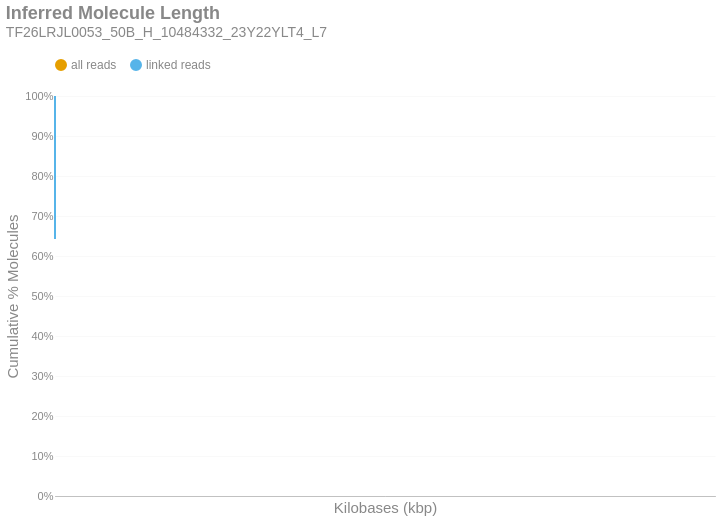

This figure's notebook cell:
### Markdown cell above
### Inferred Molecule Length
This is the cumulative frequency distribution of molecule lengths inferred from the first and last alignment positions along a contig for all alignments associated with a single linked-read barcode on a given contig.There are two distributions: one with `all` the alignments (yellow) and another with only `linked reads` (blue). The percent of molecules in the `linked reads` distribution is relative to the total number of linked molecules.

### Code cell
if SKIPLR:
    print_html(f"Skipped")
else:
    binned_df = consolidated_hist(valids['length_inferred']/1000, mask, 10, True)
    binned_df = binned_df.with_columns(
        pl.when(pl.col('bin').cast(pl.Utf8) == '0').then(pl.lit('1')).otherwise(pl.col('bin').cast(pl.Utf8)).alias('bin')
    )
    with SafeRender(binned_df):
        (
            density_plot(binned_df, 'Inferred Molecule Length', samplename, 'inferredlen')
            .transform_calculate(bin_kb='datum.bin / 1000')
            .encode(
                x=alt.X('bin_kb:Q', title="Kilobases (kbp)").scale(type='log', padding=0).axis(labelAngle=-40),
                y=alt.Y('value:Q', title='Cumulative % Molecules')
                    .axis(format='%')
                    .stack(False)
                    .scale(domainMin=0, domainMax=1,padding=0),
                color=alt.Color("key:N").scale(domain = ["all reads", "linked reads"]),
                tooltip = [
                    alt.Tooltip("key:N", title = "Data Type"),
                    alt.Tooltip("range_label:N", title="Kilobases"),
                    alt.Tooltip("value:Q", format = ".2%", title="% Molecules (Cum.)")
                ]
            )
        ).display()

### Figure 1 — Vega-Lite specification as saved in the notebook (floating-point values rounded to 4 significant figures)
{"width": "container", "height": 400, "config": {"title": {"anchor": "start", "dy": -15, "fontSize": 18, "color": "#888888", "subtitleColor": "#888888", "subtitleFontSize": 14}, "arc": {"fill": "#0072B2"}, "axis": {"domainColor": "#888888", "domainWidth": 0.5, "gridWidth": 0.2, "grid": false, "titleFontWeight": 400, "titleFontSize": 15, "labelFontSize": 11, "labelColor": "#888888", "tickColor": "#888888", "tickWidth": 0.2, "titleColor": "#888888"}, "axisBand": {"grid": false}, "axisX": {"grid": true, "tickSize": 10, "domainCap": "round"}, "axisY": {"domain": false, "grid": true, "tickSize": 0, "domainCap": "round"}, "background": "transparent", "header": {"labelFontSize": 15, "labelColor": "#888888", "titleFontSize": 15, "titleFontWeight": 600, "titleColor": "#888888"}, "legend": {"labelFont": "sans-serif", "labelFontSize": 12, "labelColor": "#888888", "symbolSize": 100, "symbolType": "circle", "titleFontSize": 12, "titlePadding": 10, "titleColor": "#888888", "title": null, "orient": "top"}, "range": {"category": ["#E69F00", "#56B4E9", "#009E73", "#F0E442", "#0072B2", "#D55E00", "#CC79A7", "#000000"], "diverging": ["#cfe8f3", "#a2d4ec", "#73bfe2", "#46abdb", "#1696d2", "#12719e"]}, "area": {"fill": "#0072B2", "fillOpacity": 0.7, "line": true, "strokeOpacity": 0.7}, "line": {"color": "#0072B2", "stroke": "#0072B2", "strokeWidth": 2}, "trail": {"color": "#0072B2", "stroke": "#0072B2", "strokeWidth": 0, "size": 1}, "point": {"filled": true, "fillOpacity": 1.0, "size": 95}, "text": {"color": "#888888", "fontSize": 11, "align": "right", "fontWeight": 400, "size": 11}, "bar": {"fill": "#0072B2", "stroke": null}, "view": {"stroke": null, "continuousWidth": 660, "continuousHeight": 400}}, "data": {"name": "data-938368e1dd9320c31c2386934b0c3e79"}, "mark": {"type": "line", "interpolate": "monotone", "point": {"opacity": 0, "size": 275}}, "encoding": {"color": {"field": "key", "scale": {"domain": ["all reads", "linked reads"]}, "type": "nominal"}, "tooltip": [{"field": "key", "title": "Data Type", "type": "nominal"}, {"field": "range_label", "title": "Kilobases", "type": "nominal"}, {"field": "value", "format": ".2%", "title": "% Molecules (Cum.)", "type": "quantitative"}], "x": {"axis": {"labelAngle": -40}, "field": "bin_kb", "scale": {"type": "log", "padding": 0}, "title": "Kilobases (kbp)", "type": "quantitative"}, "y": {"axis": {"format": "%"}, "field": "value", "scale": {"domainMin": 0, "domainMax": 1, "padding": 0}, "stack": false, "title": "Cumulative % Molecules", "type": "quantitative"}}, "params": [{"name": "param_c36ac31b6afebe62", "select": {"type": "point", "fields": ["key"]}, "bind": "legend"}], "title": {"text": "Inferred Molecule Length", "subtitle": "TF26LRJL0053_50B_H_10484332_23Y22YLT4_L7"}, "transform": [{"fold": ["all reads (cumsum)", "linked reads (cumsum)"]}, {"calculate": "replace(datum.key, ' (cumsum)', '')", "as": "key"}, {"filter": {"param": "param_c36ac31b6afebe62"}}, {"calculate": "datum.bin / 1000", "as": "bin_kb"}], "usermeta": {"embedOptions": {"downloadFileName": "TF26LRJL0053_50B_H_10484332_23Y22YLT4_L7.inferredlen"}}, "$schema": "https://vega.github.io/schema/vega-lite/v6.4.1.json", "datasets": {"data-938368e1dd9320c31c2386934b0c3e79": [{"bin": "0.0", "interval": "0.0-10.0", "all reads": 0.8724, "linked reads": 0.6423, "all reads (cumsum)": 0.8724, "linked reads (cumsum)": 0.6423, "range_label": "0-9"}, {"bin": "10.0", "interval": "10.0-20.0", "all reads": 0.08859, "linked reads": 0.2484, "all reads (cumsum)": 0.9609, "linked reads (cumsum)": 0.8907, "range_label": "10-19"}, {"bin": "20.0", "interval": "20.0-30.0", "all reads": 0.02776, "linked reads": 0.07789, "all reads (cumsum)": 0.9887, "linked reads (cumsum)": 0.9686, "range_label": "20-29"}, {"bin": "30.0", "interval": "30.0-40.0", "all reads": 0.007513, "linked reads": 0.0209, "all reads (cumsum)": 0.9962, "linked reads (cumsum)": 0.9895, "range_label": "30-39"}, {"bin": "40.0", "interval": "40.0-50.0", "all reads": 0.002673, "linked reads": 0.00737, "all reads (cumsum)": 0.9989, "linked reads (cumsum)": 0.9969, "range_label": "40-49"}, {"bin": "50.0", "interval": "50.0-60.0", "all reads": 0.0007721, "linked reads": 0.002186, "all reads (cumsum)": 0.9997, "linked reads (cumsum)": 0.999, "range_label": "50-59"}, {"bin": "60.0", "interval": "60.0-70.0", "all reads": 0.0002206, "linked reads": 0.0006273, "all reads (cumsum)": 0.9999, "linked reads (cumsum)": 0.9997, "range_label": "60-69"}, {"bin": "70.0", "interval": "70.0-80.0", "all reads": 7.359e-05, "linked reads": 0.0002094, "all reads (cumsum)": 1.0, "linked reads (cumsum)": 0.9999, "range_label": "70-79"}, {"bin": "80.0", "interval": "80.0-90.0", "all reads": 2.57e-05, "linked reads": 7.332e-05, "all reads (cumsum)": 1.0, "linked reads (cumsum)": 1.0, "range_label": "80-89"}, {"bin": "90.0", "interval": "90.0-100.0", "all reads": 9.198e-06, "linked reads": 2.624e-05, "all reads (cumsum)": 1.0, "linked reads (cumsum)": 1.0, "range_label": "90-99"}, {"bin": "100.0", "interval": "100.0-110.0", "all reads": 3.696e-06, "linked reads": 1.054e-05, "all reads (cumsum)": 1.0, "linked reads (cumsum)": 1.0, "range_label": "100-109"}, {"bin": "110.0", "interval": "110.0-120.0", "all reads": 1.032e-06, "linked reads": 2.943e-06, "all reads (cumsum)": 1.0, "linked reads (cumsum)": 1.0, "range_label": "110-119"}, {"bin": "120.0", "interval": "120.0-130.0", "all reads": 1.719e-07, "linked reads": 4.904e-07, "all reads (cumsum)": 1.0, "linked reads (cumsum)": 1.0, "range_label": "120-129"}, {"bin": "130.0", "interval": "130.0-140.0", "all reads": 8.597e-08, "linked reads": 2.452e-07, "all reads (cumsum)": 1.0, "linked reads (cumsum)": 1.0, "range_label": "130-139"}]}}
